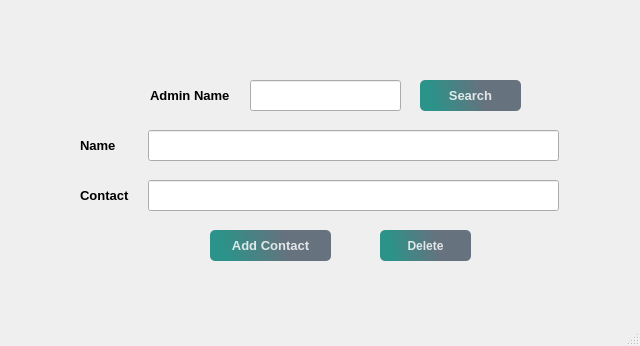
<?xml version="1.0" encoding="UTF-8"?>
<ui version="4.0">
 <class>MainWindow</class>
 <widget class="QMainWindow" name="MainWindow">
  <property name="geometry">
   <rect>
    <x>0</x>
    <y>0</y>
    <width>640</width>
    <height>346</height>
   </rect>
  </property>
  <property name="minimumSize">
   <size>
    <width>640</width>
    <height>346</height>
   </size>
  </property>
  <property name="maximumSize">
   <size>
    <width>640</width>
    <height>346</height>
   </size>
  </property>
  <property name="windowTitle">
   <string>MainWindow</string>
  </property>
  <widget class="QWidget" name="centralwidget">
   <widget class="QWidget" name="widget" native="true">
    <property name="geometry">
     <rect>
      <x>40</x>
      <y>20</y>
      <width>571</width>
      <height>281</height>
     </rect>
    </property>
    <widget class="QPushButton" name="pushButton_2">
     <property name="geometry">
      <rect>
       <x>170</x>
       <y>210</y>
       <width>121</width>
       <height>31</height>
      </rect>
     </property>
     <property name="font">
      <font>
       <pointsize>10</pointsize>
       <weight>75</weight>
       <bold>true</bold>
      </font>
     </property>
     <property name="styleSheet">
      <string notr="true">QPushButton#pushButton_2{
	background-color: qlineargradient(spread:pad, x1:0.097, y1:0.448864, x2:0.631, y2:0.409091, stop:0 rgba(11, 131, 120, 219), stop:1 rgba(85, 98, 112, 226));

	color:rgba(255,255,255,210);
    border-radius:5px;
}
QPushButton#pushButton_2:hover{
	background-color: qlineargradient(spread:pad, x1:0.097, y1:0.448864, x2:0.631, y2:0.409091, stop:0 rgba(150, 123, 111, 219), stop:1 rgba(85, 81, 84, 226));
}
QPushButton#pushButton_2:pressed{
	padding-left:5px;
	padding-top:5px;
	background-color:rgba(150,123,111,255);
}




QPushButton#pushButton_3{
	background-color:rgba(0,0,0,0);
	color:rgba(85,98,112,255);
}
QPushButton#pushButton_3:hover{
	color:rgba(131,96,53,255);
}
QPushButton#pushButton_3:pressed{
	padding-left:5px;
	padding-top:5px;
	color:rgba(91,88,53,255);
}</string>
     </property>
     <property name="text">
      <string>Add Contact</string>
     </property>
    </widget>
    <widget class="QLineEdit" name="lineEdit_11">
     <property name="geometry">
      <rect>
       <x>108</x>
       <y>160</y>
       <width>411</width>
       <height>31</height>
      </rect>
     </property>
     <property name="font">
      <font>
       <weight>75</weight>
       <bold>true</bold>
      </font>
     </property>
     <property name="text">
      <string/>
     </property>
    </widget>
    <widget class="QLabel" name="label_13">
     <property name="geometry">
      <rect>
       <x>40</x>
       <y>160</y>
       <width>51</width>
       <height>31</height>
      </rect>
     </property>
     <property name="font">
      <font>
       <pointsize>10</pointsize>
       <weight>75</weight>
       <bold>true</bold>
      </font>
     </property>
     <property name="text">
      <string>Contact</string>
     </property>
    </widget>
    <widget class="QLabel" name="label_9">
     <property name="geometry">
      <rect>
       <x>110</x>
       <y>60</y>
       <width>91</width>
       <height>31</height>
      </rect>
     </property>
     <property name="font">
      <font>
       <pointsize>10</pointsize>
       <weight>75</weight>
       <bold>true</bold>
      </font>
     </property>
     <property name="text">
      <string>Admin Name</string>
     </property>
    </widget>
    <widget class="QPushButton" name="pushButton">
     <property name="geometry">
      <rect>
       <x>380</x>
       <y>60</y>
       <width>101</width>
       <height>31</height>
      </rect>
     </property>
     <property name="font">
      <font>
       <pointsize>10</pointsize>
       <weight>75</weight>
       <bold>true</bold>
      </font>
     </property>
     <property name="styleSheet">
      <string notr="true">QPushButton#pushButton{
	background-color: qlineargradient(spread:pad, x1:0.097, y1:0.448864, x2:0.631, y2:0.409091, stop:0 rgba(11, 131, 120, 219), stop:1 rgba(85, 98, 112, 226));

	color:rgba(255,255,255,210);
    border-radius:5px;
}
QPushButton#pushButton:hover{
	background-color: qlineargradient(spread:pad, x1:0.097, y1:0.448864, x2:0.631, y2:0.409091, stop:0 rgba(150, 123, 111, 219), stop:1 rgba(85, 81, 84, 226));
}
QPushButton#pushButton:pressed{
	padding-left:5px;
	padding-top:5px;
	background-color:rgba(150,123,111,255);
}




QPushButton#pushButton_1{
	background-color:rgba(0,0,0,0);
	color:rgba(85,98,112,255);
}
QPushButton#pushButton_1:hover{
	color:rgba(131,96,53,255);
}
QPushButton#pushButton_1:pressed{
	padding-left:5px;
	padding-top:5px;
	color:rgba(91,88,53,255);
}</string>
     </property>
     <property name="text">
      <string>Search</string>
     </property>
    </widget>
    <widget class="QLineEdit" name="lineEdit_7">
     <property name="geometry">
      <rect>
       <x>210</x>
       <y>60</y>
       <width>151</width>
       <height>31</height>
      </rect>
     </property>
     <property name="font">
      <font>
       <weight>75</weight>
       <bold>true</bold>
      </font>
     </property>
     <property name="text">
      <string/>
     </property>
    </widget>
    <widget class="QPushButton" name="pushButton_12">
     <property name="geometry">
      <rect>
       <x>340</x>
       <y>210</y>
       <width>91</width>
       <height>31</height>
      </rect>
     </property>
     <property name="font">
      <font>
       <weight>75</weight>
       <bold>true</bold>
      </font>
     </property>
     <property name="cursor">
      <cursorShape>ClosedHandCursor</cursorShape>
     </property>
     <property name="focusPolicy">
      <enum>Qt::ClickFocus</enum>
     </property>
     <property name="autoFillBackground">
      <bool>false</bool>
     </property>
     <property name="styleSheet">
      <string notr="true">QPushButton#pushButton_12{
	background-color: qlineargradient(spread:pad, x1:0.097, y1:0.448864, x2:0.631, y2:0.409091, stop:0 rgba(11, 131, 120, 219), stop:1 rgba(85, 98, 112, 226));

	color:rgba(255,255,255,210);
    border-radius:5px;
}
QPushButton#pushButton_12:hover{
	background-color: qlineargradient(spread:pad, x1:0.097, y1:0.448864, x2:0.631, y2:0.409091, stop:0 rgba(150, 123, 111, 219), stop:1 rgba(85, 81, 84, 226));
}
QPushButton#pushButton_12:pressed{
	padding-left:5px;
	padding-top:5px;
	background-color:rgba(150,123,111,255);
}




QPushButton#pushButton_13{
	background-color:rgba(0,0,0,0);
	color:rgba(85,98,112,255);
}
QPushButton#pushButton_13:hover{
	color:rgba(131,96,53,255);
}
QPushButton#pushButton_13:pressed{
	padding-left:5px;
	padding-top:5px;
	color:rgba(91,88,53,255);
}</string>
     </property>
     <property name="text">
      <string>Delete</string>
     </property>
    </widget>
    <widget class="QLineEdit" name="lineEdit_12">
     <property name="geometry">
      <rect>
       <x>108</x>
       <y>110</y>
       <width>411</width>
       <height>31</height>
      </rect>
     </property>
     <property name="font">
      <font>
       <weight>75</weight>
       <bold>true</bold>
      </font>
     </property>
     <property name="text">
      <string/>
     </property>
    </widget>
    <widget class="QLabel" name="label_14">
     <property name="geometry">
      <rect>
       <x>40</x>
       <y>110</y>
       <width>51</width>
       <height>31</height>
      </rect>
     </property>
     <property name="font">
      <font>
       <pointsize>10</pointsize>
       <weight>75</weight>
       <bold>true</bold>
      </font>
     </property>
     <property name="text">
      <string>Name</string>
     </property>
    </widget>
   </widget>
  </widget>
  <widget class="QMenuBar" name="menubar">
   <property name="geometry">
    <rect>
     <x>0</x>
     <y>0</y>
     <width>640</width>
     <height>21</height>
    </rect>
   </property>
  </widget>
  <widget class="QStatusBar" name="statusbar"/>
 </widget>
 <resources/>
 <connections/>
</ui>
